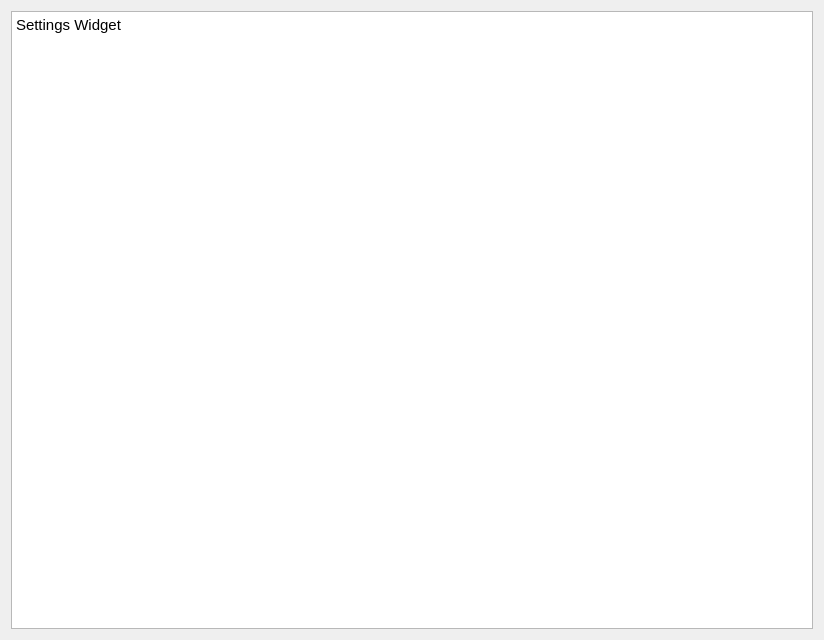
<?xml version="1.0" encoding="UTF-8"?>
<ui version="4.0">
 <class>SettingsWidget</class>
 <widget class="QWidget" name="SettingsWidget">
  <property name="geometry">
   <rect>
    <x>0</x>
    <y>0</y>
    <width>824</width>
    <height>640</height>
   </rect>
  </property>
  <property name="sizePolicy">
   <sizepolicy hsizetype="Expanding" vsizetype="Expanding">
    <horstretch>0</horstretch>
    <verstretch>0</verstretch>
   </sizepolicy>
  </property>
  <property name="windowTitle">
   <string>Form</string>
  </property>
  <layout class="QVBoxLayout" name="verticalLayout">
   <item>
    <widget class="QTextBrowser" name="textBrowser">
     <property name="html">
      <string>&lt;!DOCTYPE HTML PUBLIC &quot;-//W3C//DTD HTML 4.0//EN&quot; &quot;http://www.w3.org/TR/REC-html40/strict.dtd&quot;&gt;
&lt;html&gt;&lt;head&gt;&lt;meta name=&quot;qrichtext&quot; content=&quot;1&quot; /&gt;&lt;meta charset=&quot;utf-8&quot; /&gt;&lt;style type=&quot;text/css&quot;&gt;
p, li { white-space: pre-wrap; }
hr { height: 1px; border-width: 0; }
li.unchecked::marker { content: &quot;\2610&quot;; }
li.checked::marker { content: &quot;\2612&quot;; }
&lt;/style&gt;&lt;/head&gt;&lt;body style=&quot; font-family:'Adwaita Sans'; font-size:11pt; font-weight:400; font-style:normal;&quot;&gt;
&lt;p style=&quot; margin-top:0px; margin-bottom:0px; margin-left:0px; margin-right:0px; -qt-block-indent:0; text-indent:0px;&quot;&gt;Settings Widget&lt;/p&gt;&lt;/body&gt;&lt;/html&gt;</string>
     </property>
    </widget>
   </item>
  </layout>
 </widget>
 <resources/>
 <connections/>
</ui>
